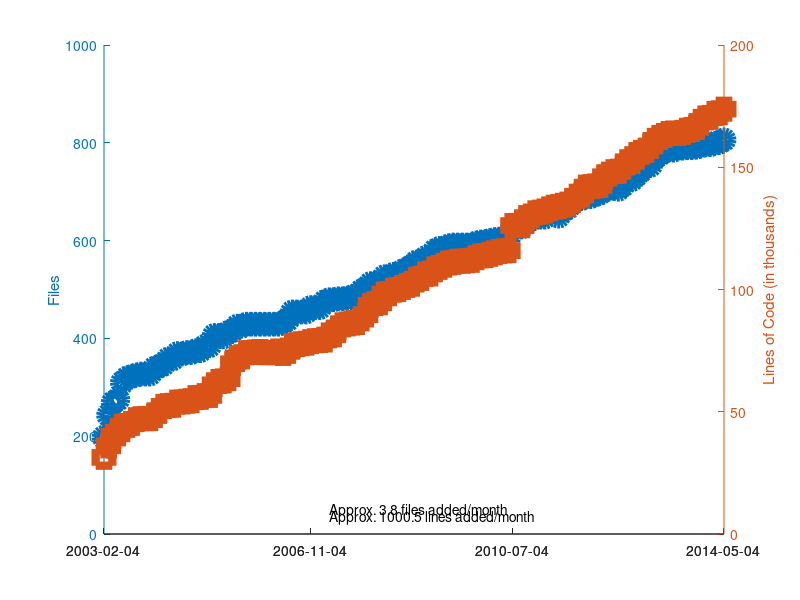

The MATLAB script that drew this image:
clear all
clf
hold on

% These data were gathered using version 1.60 of the CLOC perl script:
% http://sourceforge.net/projects/cloc/files/cloc/v1.60/cloc-1.60.pl/download
%
% Lines of code are counted from include/*/*.h and src/*/*.C.
%
% The basic idea (which should be scripted) is to run:
% git checkout `git rev-list -n 1 --before="$my_date" master`
% cloc.pl src/*/*.C include/*/*.h
%
% The output looks like:
%      799 text files.
%      799 unique files.
%        0 files ignored.
%
% http://cloc.sourceforge.net v 1.60  T=3.43 s (233.1 files/s, 91171.7 lines/s)
% -------------------------------------------------------------------------------
% Language                     files          blank        comment           code
% -------------------------------------------------------------------------------
% C++                            416          43101          34649         135725
% C/C++ Header                   383          20283          42494          36260
% -------------------------------------------------------------------------------
% SUM:                           799          63384          77143         171985
% -------------------------------------------------------------------------------
%
% I only gathered the sum of code lines and the number of files, but
% clearly other data is available.
%
% For versions in SVN, the command to update to the version at a particular date is:
% svn update -r {2011-12-04}

% Date, Num Files, Num Lines
data = {
% 2003 - All data from archived svn repo
    % '2003-01-10', 158, 29088 % SVN revision 4 - this is the first revision with trunk/libmesh
    % '2003-01-20', 184, 28937 % SVN revision 11
    % '2003-01-24', 198, 31158 % SVN revision 23
    '2003-02-04', 198, 31344 % SVN revision 47
    '2003-03-04', 243, 36036
    '2003-04-04', 269, 39946
    '2003-05-04', 275, 40941
    '2003-06-04', 310, 44090
    '2003-07-04', 319, 44445
    '2003-08-04', 322, 45225
    '2003-09-04', 325, 46762
    '2003-10-04', 327, 47151
    '2003-11-04', 327, 47152 % Up to now, all the include files were in the same directory
    '2003-12-04', 327, 47184
% 2004 - All data from archived svn repo
    '2004-01-04', 339, 48437
    '2004-02-04', 343, 50455
    '2004-03-04', 347, 52198
    '2004-04-04', 358, 52515
    '2004-05-04', 358, 52653
    '2004-06-04', 369, 53953
    '2004-07-04', 368, 53981
    '2004-08-04', 371, 54316
    '2004-09-04', 371, 54510
    '2004-10-04', 375, 55785
    '2004-11-04', 375, 55880
    '2004-12-04', 384, 56612
% 2005 - All data from archived svn repo
    '2005-01-04', 385, 56674
    '2005-02-04', 406, 61034
    '2005-03-04', 406, 62423
    '2005-04-04', 403, 62595
    '2005-05-04', 412, 63540
    '2005-06-04', 416, 69619
    '2005-07-04', 425, 72092
    '2005-08-04', 425, 72445
    '2005-09-04', 429, 74148
    '2005-10-04', 429, 74263
    '2005-11-04', 429, 74486
    '2005-12-04', 429, 74629
% 2006 - All data from archived svn repo
    '2006-01-04', 429, 74161
    '2006-02-04', 429, 74165
    '2006-03-04', 429, 74170
    '2006-04-04', 429, 74864
    '2006-05-04', 433, 73847
    '2006-06-04', 438, 74681
    '2006-07-04', 454, 76954
    '2006-08-04', 454, 77464
    '2006-09-04', 454, 77843
    '2006-10-04', 454, 78051
    '2006-11-04', 463, 78683
    '2006-12-04', 463, 79057
% 2007 - All data from archived svn repo
    '2007-01-04', 463, 79149
    '2007-02-04', 475, 79344
    '2007-03-04', 479, 81416
    '2007-04-04', 479, 81468
    '2007-05-04', 481, 84312
    '2007-06-04', 481, 85565
    '2007-07-04', 482, 85924
    '2007-08-04', 485, 86248
    '2007-09-04', 487, 86481
    '2007-10-04', 497, 87926
    '2007-11-04', 502, 89687
    '2007-12-04', 512, 93523
% 2008 - All data from archived svn repo
    '2008-01-04', 512, 94263
    '2008-02-04', 515, 94557
    '2008-03-04', 526, 98127
    '2008-04-04', 526, 98256
    '2008-05-04', 531, 99715
    '2008-06-04', 531, 99963
    '2008-07-04', 538, 100839
    '2008-08-04', 542, 101682
    '2008-09-04', 548, 102163
    '2008-10-04', 556, 104185
    '2008-11-04', 558, 104535
    '2008-12-04', 565, 106318
% 2009 - All data from archived svn repo
    '2009-01-04', 565, 106340
    '2009-02-04', 579, 108431
    '2009-03-04', 584, 109050
    '2009-04-04', 584, 109922
    '2009-05-04', 589, 110821
    '2009-06-04', 591, 111094
    '2009-07-04', 591, 111571
    '2009-08-04', 591, 111555
    '2009-09-04', 591, 111746
    '2009-10-04', 591, 111920
    '2009-11-04', 595, 112993
    '2009-12-04', 597, 113744
% 2010 - All data from archived svn repo
    '2010-01-04', 598, 113840
    '2010-02-04', 600, 114378
    '2010-03-04', 602, 114981
    '2010-04-04', 603, 115509
    '2010-05-04', 603, 115821
    '2010-06-04', 603, 115875
    '2010-07-04', 627, 126159
    '2010-08-04', 627, 126217
    '2010-09-04', 628, 126078
    '2010-10-04', 642, 129417
    '2010-11-04', 643, 130045
    '2010-12-04', 648, 131363
% 2011 - All data from archived svn repo
    '2011-01-04', 648, 131644
    '2011-02-04', 648, 132105
    '2011-03-04', 658, 132950
    '2011-04-04', 661, 133643
    '2011-05-04', 650, 133958
    '2011-06-04', 662, 134447
    '2011-07-04', 667, 134938
    '2011-08-04', 679, 136338
    '2011-09-04', 684, 138165
    '2011-10-04', 686, 138627
    '2011-11-04', 690, 141876
    '2011-12-04', 690, 142096
% 2012
    '2012-01-04', 694, 142345
    '2012-02-04', 697, 142585
    '2012-03-04', 703, 146127
    '2012-04-04', 706, 147191
    '2012-05-04', 708, 148202
    '2012-06-04', 705, 148334
    '2012-07-04', 713, 150066
    '2012-08-04', 727, 152269
    '2012-09-04', 725, 152381
    '2012-10-04', 734, 155213 % cloc reports 1092 and 1094 files for Oct/Nov, Don't know what happened...
    '2012-11-04', 743, 156082 % We moved from libmesh/src to src around here so maybe that caused it?
    '2012-12-04', 752, 156903
% 2013
    '2013-01-04', 754, 158689
    '2013-02-04', 770, 161001
    '2013-03-04', 776, 162189
    '2013-04-04', 783, 162986
    '2013-05-04', 785, 163808
    '2013-06-04', 785, 164022
    '2013-07-04', 789, 163854
    '2013-08-04', 789, 164269
    '2013-09-04', 790, 165129
    '2013-10-04', 790, 165447
    '2013-11-04', 791, 166287
    '2013-12-04', 794, 168772
% 2014
    '2014-01-04', 796, 170174
    '2014-02-04', 796, 170395
    '2014-03-04', 799, 172037
    '2014-04-04', 801, 172262
    '2014-05-04', 806, 173772
       };

% length works like you would expect it to for cell arrays.
N=length(data);

% Can't plot string data automatically?
x=linspace(1,N,N);

% Extract data
n_files = [data{:,2}];
n_lines = [data{:,3}];

% Only way to set linestyles with plotyy is after the fact, apparently.
% plotyy returns the axis handle first, followed by the two plot handles.
[haxis, h1, h2] = plotyy(x, n_files, x, n_lines ./ 1000);

% Make linear fit, the numbers tell approximate {n_files,n_lines} per month
files_fit = polyfit(x, n_files, 1);
lines_fit = polyfit(x, n_lines, 1);

files_per_month = files_fit(1);
lines_per_month = lines_fit(1);

text(50, 50, ['Approx. ', num2str(files_per_month, '%.1f'), ' files added/month']);
text(50, 35, ['Approx. ', num2str(lines_per_month, '%.1f'), ' lines added/month']);

% Label the axes
ylabel (haxis(1), 'Files');
ylabel (haxis(2), 'Lines of Code (in thousands)');

% Make thick lines - this looks better in PDF
set([h1, h2], 'linewidth', 6);

% Turn on markers
set(h1, 'marker', 'o');
set(h2, 'marker', 's');

% Use bigger markers
set([h1, h2], 'markersize', 12);

% Make dashed line?  Aquaterm doesn't seem to properly display this, but it
% does work in the PDF!
set(h1, 'linestyle', '--');

% Set the xticks and labels so that it shows dates instead of numbers.
xticksat = [1 ceil(N/3) floor(2*N/3) N];
set(haxis, 'xtick', xticksat);

for i=1:length(xticksat)
  xtlabels{i} = data{xticksat(i), 1};
end
set(haxis, 'xticklabel', xtlabels);

% Set some "paper" variables.  None of these seem to have any effect?
% set (gcf, "paperposition", [0.25, 0.25, 10.75, 8.25]);
% set (gcf, "papersize", [11, 8.5]);
% set (gcf, "paperorientation", 'landscape');

% Make a PDF of this plot.  I had to mess with setting the size
% manually through the print command, otherwise the right-hand axis
% was cut off.  I just picked 1920x1080 at random and it seemed to
% work...
print('-dpdf', '-S1920,1080', 'cloc_libmesh.pdf', '-FHelvetica:20');
